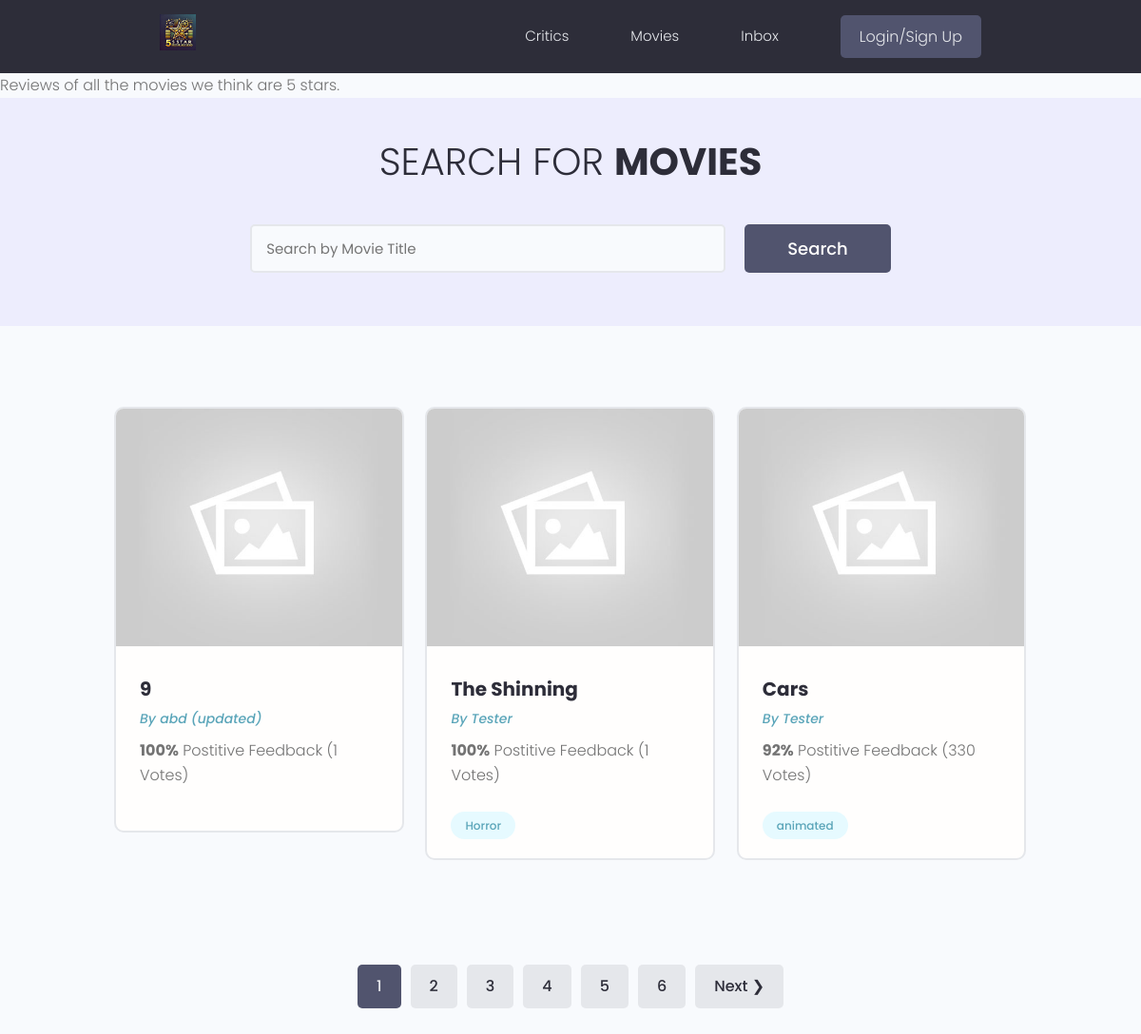
/projects/, run on the app's committed database.
### projects/models.py (models this page shows, shortened)
class Movies(models.Model):
    owner = models.ForeignKey(Profile, null= True, blank=True, on_delete=models.SET_NULL)
    title = models.CharField(max_length=500)
    description = models.TextField(max_length=5000, null=True, blank=True)
    featured_image = models.ImageField(null=True, blank=True, default="default.jpg")
    trailer_link = models.CharField(max_length=3000, null=True, blank=True)
    source_link = models.CharField(max_length=3000, null=True, blank=True)
    created = models.DateTimeField(auto_now_add=True)
    tags = models.ManyToManyField('tags')
    vote_total= models.IntegerField(default=0, null=True, blank=True)
    vote_ratio= models.IntegerField(default=0, null=True, blank=True)
    id = models.UUIDField(default=uuid.uuid4, unique=True, primary_key=True, editable=False)
    class Meta:
        ordering = ['-vote_ratio', '-vote_total', 'title']

class Tags(models.Model):
    name = models.CharField(max_length=500)
    created = models.DateTimeField(auto_now_add=True)
    id = models.UUIDField(default=uuid.uuid4, unique=True, primary_key=True, editable=False)
    def __str__(self):
        return self.name

### users/models.py (models this page shows, shortened)
class Profile(models.Model):
    user = models.OneToOneField(User, on_delete=models.CASCADE, null=True, blank=True)
    name = models.CharField(max_length=200, blank=True, null=True)
    username = models.CharField(max_length=200, blank=True, null=True)
    location = models.CharField(max_length=200, blank=True, null=True)
    email = models.CharField(max_length=500, blank=True, null=True)
    short_intro= models.CharField(max_length=500, blank=True, null=True)
    bio = models.TextField(blank=True, null=True)
    profile_image = models.ImageField(null=True, blank=True, upload_to='profiles/', default='profiles/user-default.png')
    social_twitter = models.CharField(max_length=200, blank=True, null=True)
    social_linkedin = models.CharField(max_length=200, blank=True, null=True)
    social_instagram = models.CharField(max_length=200, blank=True, null=True)
    created = models.DateTimeField(auto_now_add=True)
    id = models.UUIDField(default=uuid.uuid4, unique=True, primary_key=True, editable=False)

### projects/views.py (the view)
# urls.py: path('', views.All_Movies, name="all_movies"),
def All_Movies(request):
    movies, search_query = searchMovie(request)
    paginator, movies = paginateProject(request, movies, 5)
    context = {'movies': movies, 'search_query':search_query, 'paginator':paginator}
    return render(request, 'projects/movies.html', context)

### projects/utils.py (called while the page is built)
def paginateProject(request, movies, results):
    page = request.GET.get('page')
    results = 3
    paginator = Paginator(movies, results)
    try:
        movies = paginator.page(page)
    except PageNotAnInteger:
        page = 1
        movies = paginator.page(page)
    except EmptyPage:
        page = paginator.num_pages
        movies = paginator.page(page)
    return paginator, movies

def searchMovie(request):
    search_query = ''
    if request.GET.get('search_query'):
        search_query = request.GET.get('search_query')
    tags = Tags.objects.filter(name__icontains=search_query)
    movies = Movies.objects.distinct().filter(
        Q(title__icontains=search_query) |
        Q(description__icontains=search_query) |
        Q(owner__name__icontains=search_query) |
        Q(tags__in=tags)
    )
    return movies, search_query

### projects/templates/projects/movies.html (shortened to what this page needs)
{% extends 'main.html' %}
{% block content %}
<p>Reviews of all the movies we think are 5 stars.</p>
<main class="projects">
    <section class="hero-section text-center">
      <div class="container container--narrow">
        <div class="hero-section__box">
          <h2>Search for <span>Movies</span></h2>
        </div>
        <div class="hero-section__search">
          <form id="searchForm" class="form" action="#" method="GET">
            <div class="form__field">
              <input class="input input--text" id="formInput#search" type="text" name="search_query" value="{{search_query}}"
                placeholder="Search by Movie Title" />
            </div>
            <input class="btn btn--sub btn--lg" type="submit" value="Search" />
          </form>
        </div>
      </div>
    </section>
    <section class="projectsList">
      <div class="container">
        <div class="grid grid--three">
            {% for movie in movies %}
          <div class="column">
            <div class="card project">
              <a href="{% url 'movie' movie.id %}" class="project">
                <img class="project__thumbnail" src="{{movie.featured_image.url}}" alt="project thumbnail" />
                <div class="card__body">
                  <h3 class="project__title">{{movie.title}}</h3>
                  <p><a class="project__author" href="{% url 'user-profile' movie.owner.id %}">By {{movie.owner.name}}</a></p>
                  <p class="project--rating">
                    <span style="font-weight: bold;">{{movie.vote_ratio}}%</span> Postitive
                    Feedback ({{movie.vote_total}} Votes)
                  </p>
                  <div class="project__tags">
                    {% for tag in movie.tags.all %}
                    <span class="tag tag--pill tag--main">
                      <small>{{tag}}</small>
                    </span>
                    {% endfor %}
                  </div>
                </div>
              </a>
            </div>
          </div>
          {% endfor %}
        </div>
      </div>
    </section>
    {% include 'pagination.html' with queryset=movies %}
  </main>
{% endblock content %}

### static/styles/app.css (style rules this page uses)
:root { --color-sub: #2d2d39; }
.btn--sub { background-color: var(--color-sub-light); }
.card { border: 2px solid var(--color-light); }
img { width: 100%; }
.hero-section { height: 40vh; display: flex; align-items: center; background-color: var(--color-sub); }
.hero-section__box { margin-bottom: 4rem; }
.hero-section__box > h2, .hero-section__box > h2 > span { font-size: 4rem; color: var(--color-light); line-height: 1.3; text-transform: uppercase; }
.hero-section__box > h2 { font-weight: 300; }
.hero-section__box > h2 > span { font-weight: 700; }
.hero-section__search > .form { display: flex; align-items: center; justify-content: center; gap: 2rem; }
.hero-section__search > .form input.input--text { width: 50rem; }
.project__author { font-size: 1.4rem; font-style: italic; }
.project--rating { margin-bottom: 1.6em; margin-top: .5em; }
.projects > .hero-section { background: var(--color-sub-lighter); height: 30vh; }
.projects .hero-section__box { margin-bottom: 2.5rem; }
.projects .hero-section__box > h2 { color: var(--color-sub); }
.projects .hero-section__box > h2 > span { font-weight: 700; color: var(--color-sub); }
.projectsList { margin-top: 8rem; }
.project__thumbnail { height: 25rem; object-fit: cover; object-position: top center; }
.project__title { font-size: 2rem; font-weight: 700; color: var(--color-sub); }

### static/uikit/styles/modules/_variables.css (style rules this page uses)
:root { --color-main: #5aa5b9; --color-main-light: #e6faff; --color-sub: #3f4156; --color-sub-light: #51546e; --color-sub-lighter: #ededfd; --color-text: #737373; --color-gray: #8b8b8b; --color-light: #e5e7eb; --color-light-gray: #767676; --color-bg: #f8fafd; --color-white: #fffefd; --color-white-light: #f3f3f3; --color-success: #359e64; --color-success-bg: #def8e8; --color-error: #fc4b0b; --color-error-bg: #fff2ee; --font-base: 'Poppins', arial, helvetica, 'Segoe UI', roboto, ubuntu, sans-serif; --font-monospace: 'Fira Code', 'Courier New', courier, monospace; --font-regular: 300; --font-medium: 500; --font-bold: 700; --generic-shadow: 1px 1px 5px #00000010; --generic-transition: all 0.3s ease-in-out; }

### static/uikit/styles/modules/_base.css (style rules this page uses)
* { margin: 0; padding: 0; box-sizing: border-box; text-rendering: optimizeLegibility; color: inherit; font-size: inherit; }
html { font-size: 50%; }
@media only screen and (min-width: 480px) { html { font-size: 56.25%; } }
@media only screen and (min-width: 1200px) { html { font-size: 62.5%; } }
body { line-height: 1.6; font-weight: 400; font-size: 1.5rem; color: var(--color-text); background-color: var(--color-bg); min-height: 100vh; }

### static/uikit/styles/modules/_typography.css (style rules this page uses)
* { font-family: var(--font-base); }
h2 { font-size: 3.6rem; font-weight: var(--font-bold); }
h3 { font-size: 3.2rem; font-weight: var(--font-medium); }
p, span, strong { font-size: 1.6rem; color: var(--color-text); font-weight: var(--font-regular); }
a { padding-bottom: 2px; text-decoration: none; display: inline-block; color: var(--color-main); font-weight: var(--font-medium); }

### static/uikit/styles/modules/_utilities.css (style rules this page uses)
.container { width: 92%; max-width: 165rem; margin: 0 auto; box-sizing: border-box; }
.container--narrow { width: 92%; max-width: 120rem; }
@media screen and (min-width: 1000px) { .container { width: 90%; } }
@media screen and (min-width: 1000px) { .container--narrow { width: 85%; } }
@media screen and (min-width: 1200px) { .container { width: 80%; } }
@media screen and (min-width: 1200px) { .container--narrow { width: 72%; } }
.text-center { text-align: center; }

### static/uikit/styles/modules/_button.css (style rules this page uses)
.btn { display: inline-block; position: relative; cursor: pointer; background-color: var(--color-light); font-weight: var(--font-medium); color: var(--color-sub); text-decoration: none; padding: 1rem 2rem; border-radius: 0.5rem; border: none; width: -webkit-fit-content; width: -moz-fit-content; width: fit-content; height: -webkit-fit-content; height: -moz-fit-content; height: fit-content; font-size: 1.6rem; outline-width: 0; outline-color: transparent; -webkit-backface-visibility: hidden; backface-visibility: hidden; transition: all 0.3s ease-in-out; }
.btn--sub { background-color: var(--color-sub); color: var(--color-white); }
.btn--lg { font-size: 1.8rem; padding: 1.2rem 4.5rem; }

### static/uikit/styles/modules/_card.css (style rules this page uses)
.card { border-radius: 1rem; background-color: var(--color-white); border: 1.5px solid var(--color-light); width: auto; height: auto; margin-top: 0.5rem; margin-bottom: 0.5rem; overflow: hidden; }
.card__body, .card__header { padding: 2rem 2.5rem; }

### data on the page
Movies: featured_image (placeholder picture), title "9", owner.name "abd (updated)", vote_ratio "100", vote_total "1"
Movies: featured_image (placeholder picture), title "The Shinning", owner.name "Tester", vote_ratio "100", vote_total "1"
Tags: name "Horror"
Movies: featured_image (placeholder picture), title "Cars", owner.name "Tester", vote_ratio "92", vote_total "330"
Tags: name "animated"

### other printed values
{{ page }} "1"
{{ page }} "2" "3" "4" "5" "6"
